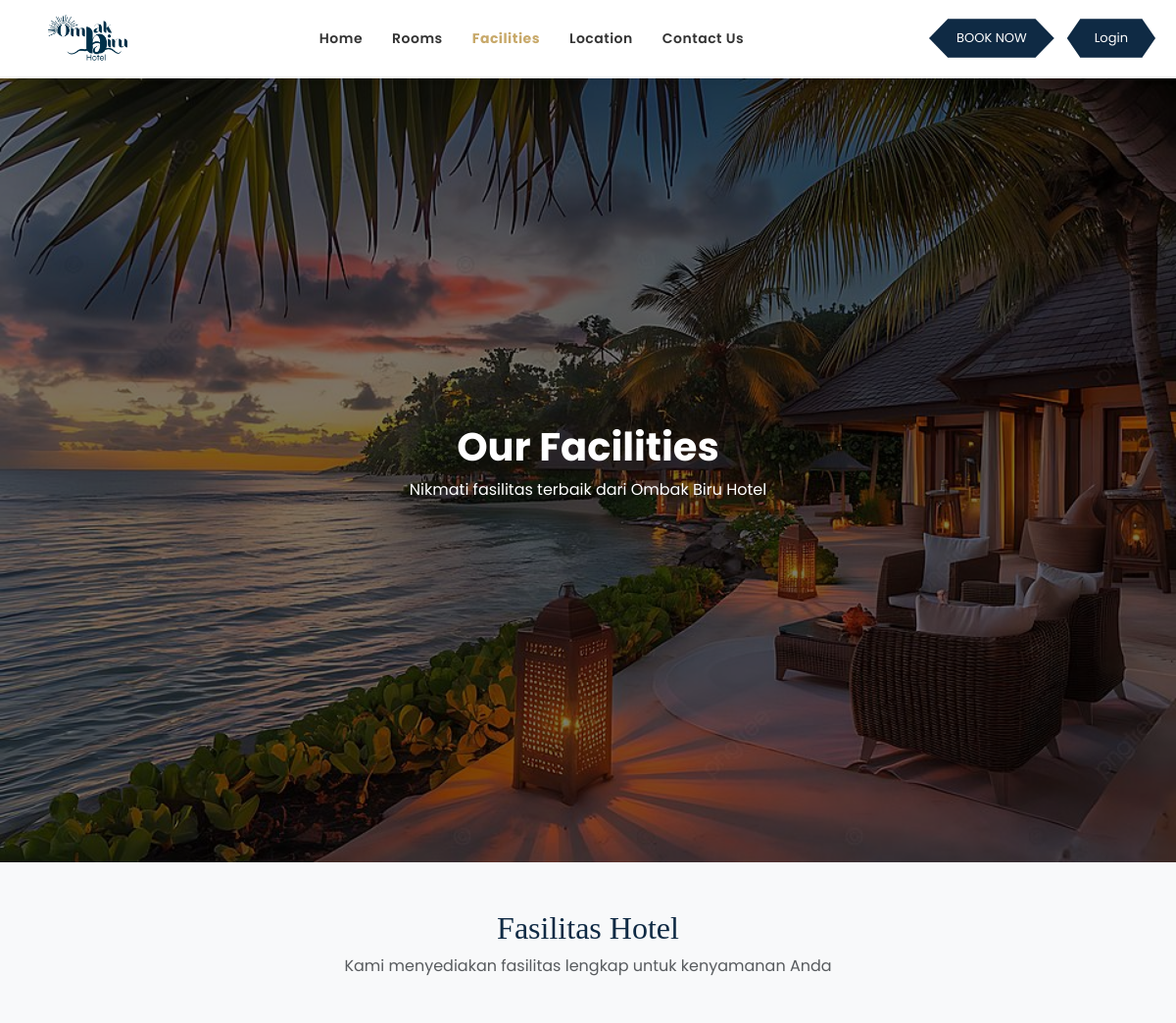
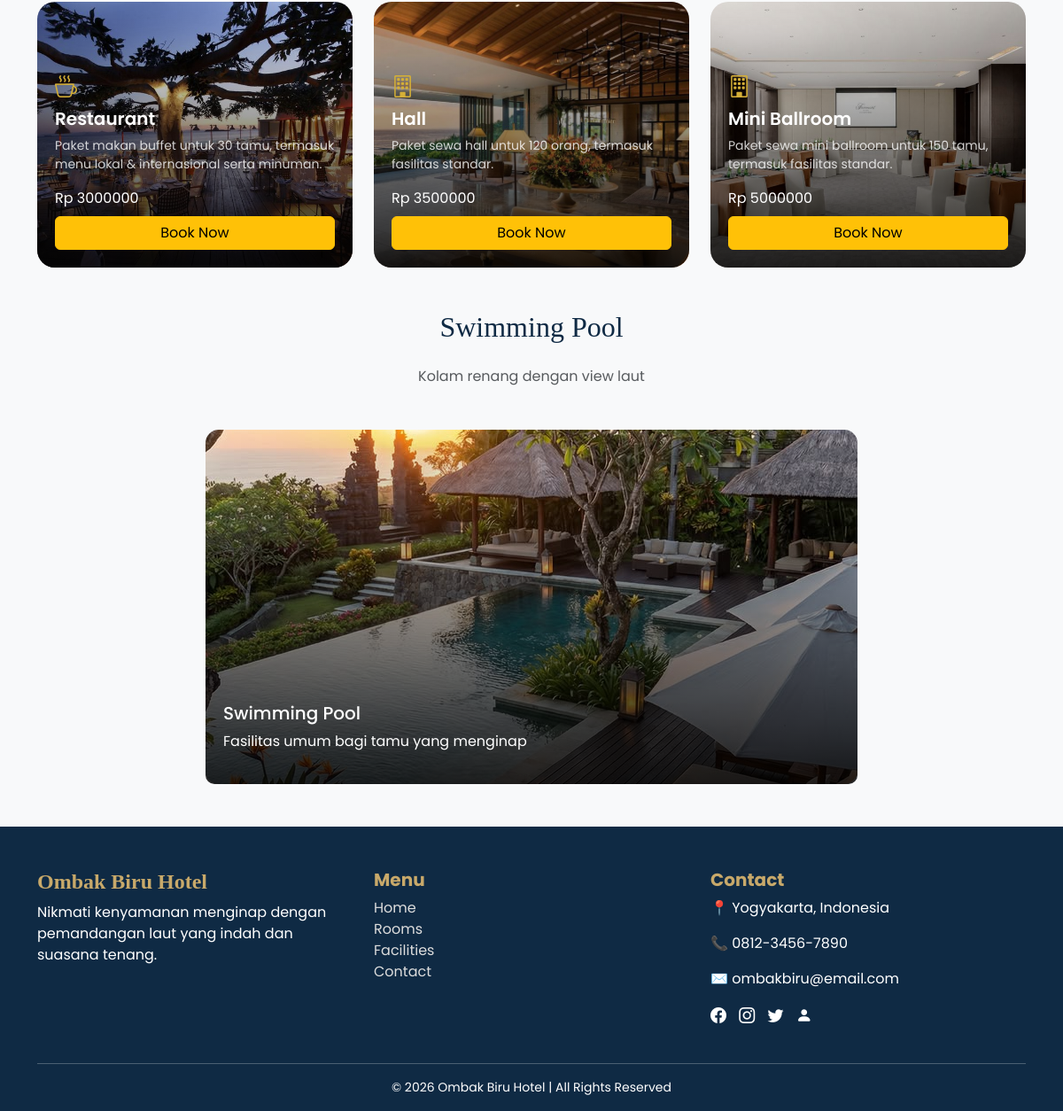
Page /fasilitas.php on the committed database (2 pictures, top to bottom).
### tables this page shows
CREATE TABLE `fasilitas` (
  `id` int(11) NOT NULL,
  `nama` varchar(100) DEFAULT NULL,
  `deskripsi` text DEFAULT NULL,
  `icon` varchar(50) DEFAULT NULL,
  `gambar` varchar(255) DEFAULT NULL,
  `harga` int(11) DEFAULT NULL
);

### fasilitas.php (the view, shortened to what this page needs)
<?php
include 'koneksi.php'; ?>
<!DOCTYPE html>
<html lang="en">
<head>
    <link href="https://cdn.jsdelivr.net/npm/bootstrap@5.3.8/dist/css/bootstrap.min.css" rel="stylesheet">
    <link href="https://cdn.jsdelivr.net/npm/bootstrap-icons@1.11.3/font/bootstrap-icons.css" rel="stylesheet">
</head>
<body>
<header class="navbar-custom d-flex align-items-center justify-content-between px-3">
    <div class="logo">
        <a href="dashboard.php">
            <img src="img/logo.png" alt="Logo">
        </a>
    </div>
    <div class="menu">
        <a href="dashboard.php">Home</a>
        <a href="dashboard.php#rooms">Rooms</a>
        <a href="fasilitas.php" class="active">Facilities</a>
        <a href="fasilitas.php#location">Location</a>
        <a href="fasilitas.php#location">Contact Us</a>
    </div>
    <div class="d-flex align-items-center">
        <a href="#fasilitas" class="btn-book">BOOK NOW</a>
        <?php if(isset($_SESSION['user'])): ?>
    <div class="dropdown ms-3">
        <a href="#"
           class="d-flex align-items-center text-decoration-none fw-semibold text-dark"
           data-bs-toggle="dropdown">
            <?= $_SESSION['user']['username']; ?>
            <i class="bi bi-person-circle ms-2"></i>
        </a>
        <ul class="dropdown-menu dropdown-menu-end mt-2">
            <li><a class="dropdown-item" href="riwayat.php">My Booking</a></li>
            <li><hr class="dropdown-divider"></li>
            <li><a class="dropdown-item text-danger" href="logout.php">Logout</a></li>
        </ul>
    </div>
<?php else: ?>
    <a href="login_user.php" class="btn-book ms-2">Login</a>
<?php endif; ?>
</header>
<div class="hero-facilities">
    <div class="hero-overlay">
        <div>
            <h1>Our Facilities</h1>
            <p>Nikmati fasilitas terbaik dari Ombak Biru Hotel</p>
        </div>
    </div>
</div>
<div class="container my-5" id="fasilitas">
    <div class="text-center mb-5">
        <h2>Fasilitas Hotel</h2>
        <p class="text-muted">Kami menyediakan fasilitas lengkap untuk kenyamanan Anda</p>
    </div>
    <div class="row g-4">
        <?php
        $query = mysqli_query($conn, "SELECT * FROM fasilitas");
        while ($row = mysqli_fetch_assoc($query)) {
        ?>
        <div class="col-md-4">
            <div class="facility-card overlay-card">
                <img src="img/<?php echo $row['gambar']; ?>">
                <div class="overlay">
                    <i class="bi <?php echo $row['icon']; ?>"></i>
                    <h5><?php echo $row['nama']; ?></h5>
                    <p><?php echo $row['deskripsi']; ?></p>
                    <span>Rp <?php echo $row['harga']; ?></span>
                    <a href="booking_fasilitas.php?id=<?php echo $row['id']; ?>" class="btn btn-warning mt-2">Book Now</a>
                </div>
            </div>
        </div>
        <?php } ?>
    </div>
</div>
<div class="container my-5">
    <h2 class="text-center mb-4">Swimming Pool</h2>
    <p class="text-center text-muted mb-5">Kolam renang dengan view laut</p>
    <div class="row justify-content-center">
    <div class="col-md-8">
            <div class="facility-card luxury">
                <img src="img/swimming-pool.jpg">
                <div class="overlay">
                    <h5 class="text-white">Swimming Pool</h4>
                    <p>Fasilitas umum bagi tamu yang menginap</p>
                </div>
            </div>
        </div>
        </div>
        </div>
<footer class="footer-custom text-white pt-5 pb-3">
    <div class="container">
        <div class="row">
            <div class="col-md-4 mb-4">
                <h4 class="fw-bold">Ombak Biru Hotel</h4>
                <p>Nikmati kenyamanan menginap dengan pemandangan laut yang indah dan suasana tenang.</p>
            </div>
            <div class="col-md-4 mb-4">
                <h5 class="fw-bold">Menu</h5>
                <ul class="list-unstyled">
                    <li><a href="#">Home</a></li>
                    <li><a href="#">Rooms</a></li>
                    <li><a href="#">Facilities</a></li>
                    <li><a href="#">Contact</a></li>
                </ul>
            </div>
            <div class="col-md-4 mb-4" id="location" >
                <h5 class="fw-bold">Contact</h5>
                <p>📍 Yogyakarta, Indonesia</p>
                <p>📞 0812-3456-7890</p>
                <p>✉️ ombakbiru@email.com</p>
                <div class="social-icons mt-3">
                    <a href="#"><i class="bi bi-facebook"></i></a>
                    <a href="#"><i class="bi bi-instagram"></i></a>
                    <a href="#"><i class="bi bi-twitter"></i></a>
                    <a href="login_admin.php" class="icon-user"><i class="bi bi-person-fill"></i></a>
                </div>
            </div>
        </div>
        <hr class="bg-light">
        <p class="text-center small mb-0">
            &copy; 2026 Ombak Biru Hotel | All Rights Reserved
        </p>
    </div>
</footer>
</body>
</html>

### fasilitas.php (style rules this page uses)
body { padding-top: 80px; color: #333; background-color: #f8f9fa; font-family: 'Poppins', sans-serif; }
h2, h3, h4 { font-family: 'Playfair Display', serif; color: #0f2a44; }
.navbar-custom { position: fixed; top: 0; left: 0; width: 100%; z-index: 1000; display: flex; align-items: center; justify-content: space-between; padding: 12px 60px; background: white; box-shadow: 0 2px 10px rgba(0,0,0,0.05); }
.logo img { height: 54px; transition: 0.3s; }
.logo { margin-left: 30px; }
.menu { display: flex; gap: 30px; margin: 0 auto; }
.menu a { text-decoration: none; color: #333; font-size: 14px; font-weight: 600; letter-spacing: 0.5px; transition: 0.3s; }
.menu a.active { color: #c8a96a; font-weight: 700; }
.btn-book { background: #0f2a44 !important; color: white; padding: 10px 28px; font-size: 13px; text-decoration: none; box-shadow: 0 4px 12px rgba(15, 42, 68, 0.3); margin-right: 5px; clip-path: polygon( 15% 0%, 85% 0%, 100% 50%, 85% 100%, 15% 100%, 0% 50% ); display: inline-block; transition: 0.3s; }
.hero-facilities { background: url('img/hotel.jpg') center/cover no-repeat; height: 100vh; position: relative; color: white; }
.hero-overlay { background: rgba(0,0,0,0.5); height: 100%; display:flex; justify-content:center; align-items:center; text-align:center; }
.hero-overlay h1 { font-size: 2.5rem; font-weight: bold; }
.facility-card { transition: 0.3s; border: none; border-radius: 12px; }
.overlay-card { position: relative; overflow: hidden; border-radius: 20px; }
.overlay-card img { width: 100%; height: 300px; object-fit: cover; transition: 0.5s; }
.overlay-card .overlay { position: absolute; inset: 0; background: linear-gradient(transparent, rgba(0,0,0,0.85)); color: white; display: flex; flex-direction: column; justify-content: flex-end; padding: 20px; }
.overlay-card h5 { font-size: 20px; font-weight: 600; }
.overlay-card p { font-size: 14px; opacity: 0.8; }
.overlay-card i { font-size: 25px; color: #d4af37; margin-bottom: 5px; }
.facility-card.luxury { position: relative; overflow: hidden; border-radius: 10px; }
.facility-card.luxury img { width: 100%; height: auto; max-height: 400px; object-fit: cover; border-radius: 15px; }
.facility-card.luxury .overlay { position: absolute; inset: 0; background: linear-gradient(transparent, rgba(0,0,0,0.85)); color: white; display: flex; flex-direction: column; justify-content: flex-end; padding: 20px; }
.footer-custom { background-color: #0F2A44; }
.footer-custom h4, .footer-custom h5 { color: #C8A96A; }
.footer-custom a { color: #ddd; text-decoration: none; }
.social-icons a { color: white; margin-right: 10px; font-size: 18px; gap: 5px; }

### rows in the picture
fasilitas: gambar (picture), nama "Restaurant", deskripsi "Paket makan buffet untuk 30 tamu, termasuk menu lokal & internasional serta minuman.", harga "3000000"
fasilitas: gambar (picture), nama "Hall", deskripsi "Paket sewa hall untuk 120 orang, termasuk fasilitas standar.", harga "3500000"
fasilitas: gambar (picture), nama "Mini Ballroom", deskripsi "Paket sewa mini ballroom untuk 150 tamu, termasuk fasilitas standar.", harga "5000000"
